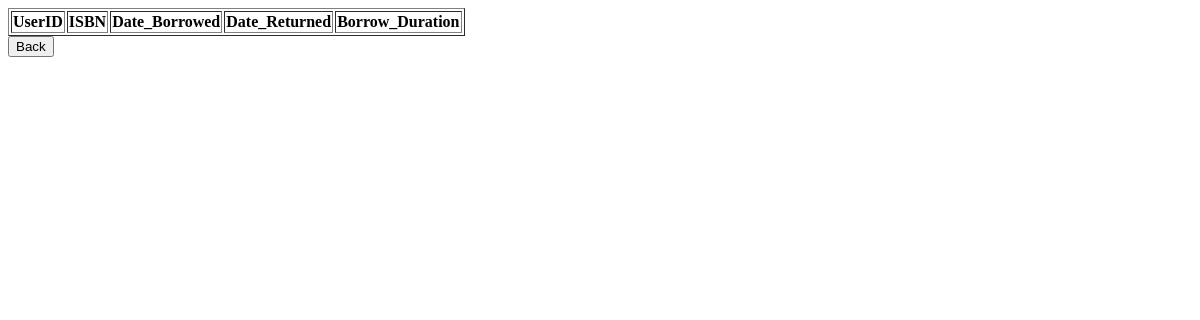
Before: /webserver/returnbook.php with the older database file.
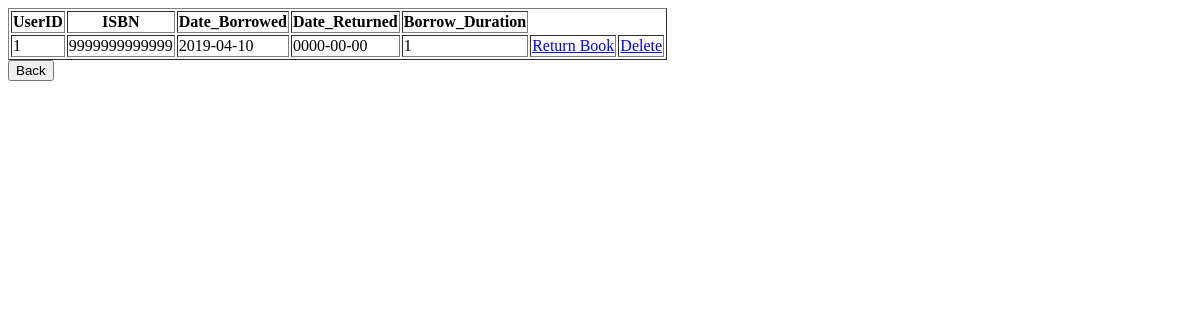
After: the same page with the newer database file.
### tables this page shows
CREATE TABLE `borrows` (
  `UserID` int(11) NOT NULL,
  `ISBN` varchar(13) NOT NULL,
  `Date_Borrowed` date NOT NULL,
  `Date_Returned` date DEFAULT NULL,
  `Borrow_Duration` int(5) NOT NULL
);

### webserver/returnbook.php (the view, shortened to what this page needs)
<html>
	<body>
			<?php
$con=mysqli_connect("localhost","root","","lms");
$result = mysqli_query($con,"SELECT * FROM borrows");
echo "<table border='1'>
<tr>
<th>UserID</th>
<th>ISBN</th>
<th>Date_Borrowed</th>
<th>Date_Returned</th>
<th>Borrow_Duration</th>
</tr>";
while($row = mysqli_fetch_array($result)){
	echo "<tr>";
	echo "<td>" . $row['UserID'] . "</td>";
	echo "<td>" . $row['ISBN'] . "</td>";
	echo "<td>" . $row['Date_Borrowed'] . "</td>";
	echo "<td>" . $row['Date_Returned'] . "</td>";
	echo "<td>" . $row['Borrow_Duration'] . "</td>";
	echo "<td><a href='update_borrows.php?ID= " . $row['UserID'] . "'>Return Book</a></td>";
	echo "<td><a onClick= \"return confirm('Do you want to delete this entry?')\" href='returnbook.php?job=delete&amp;UserID= " . $row['UserID'] . "'>Delete</a></td>";
	echo "</tr>";
}
echo "</table>";
?>
			<form action="librarian.php" method="post">
				<input type="submit" value="Back">
			</form>
	</body>
</html>

Changed rows visible on the page:
added borrows: UserID "1", ISBN "9999999999999", Date_Borrowed "2019-04-10", Date_Returned "0000-00-00", Borrow_Duration "1"
